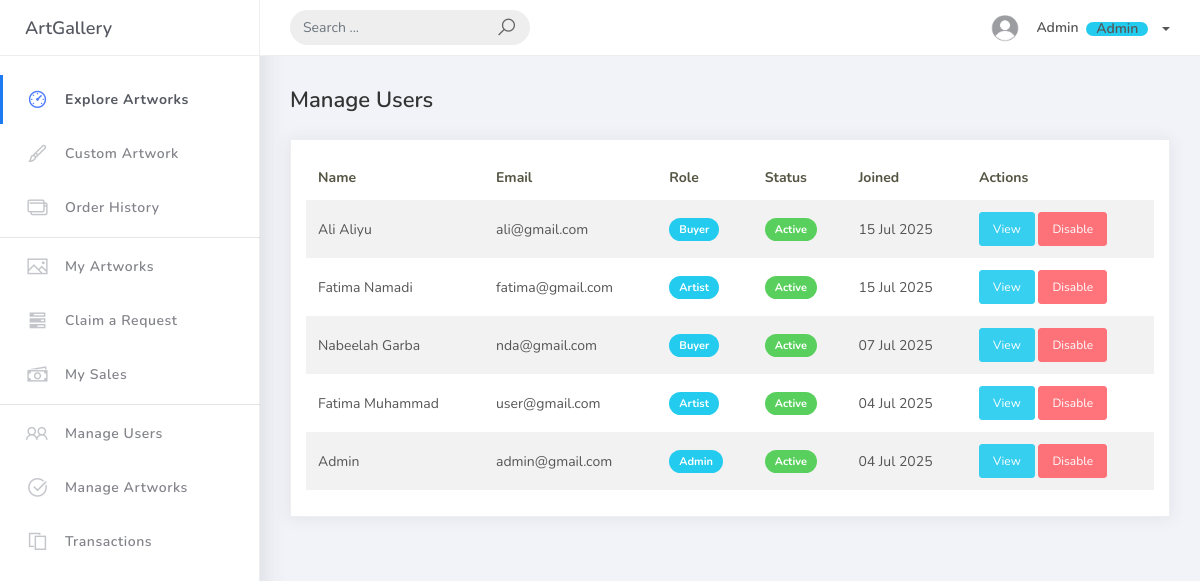
The page /users.php (signed in) on the database its author committed.
### tables this page shows
CREATE TABLE `users` (
  `userID` int NOT NULL,
  `name` varchar(100) NOT NULL,
  `email` varchar(200) NOT NULL,
  `phone` varchar(11) NOT NULL,
  `role` varchar(100) NOT NULL DEFAULT 'Buyer',
  `address` varchar(200) DEFAULT NULL,
  `biography` varchar(500) DEFAULT NULL,
  `profile_photo` varchar(200) DEFAULT NULL,
  `password` varchar(200) NOT NULL,
  `status` int NOT NULL DEFAULT '1',
  `created_at` timestamp(6) NOT NULL DEFAULT CURRENT_TIMESTAMP(6),
  `updated_at` timestamp(6) NOT NULL DEFAULT CURRENT_TIMESTAMP(6)
);

### api/auth.php (called while the page is built, shortened)
<?php
require_once 'db.php';
$user_id = $_SESSION['user_id'];
$stmt = $pdo->prepare("SELECT * FROM users WHERE userID = ?");
$stmt->execute([$user_id]);
$user = $stmt->fetch(PDO::FETCH_ASSOC);
?>

### users.php (the view, shortened to what this page needs)
<?php
require './api/auth.php';
?>
<!DOCTYPE html>
<html>
<head>
    <link rel="stylesheet" href="./assets/css/bootstrap.min.css">
    <link rel="stylesheet" href="./assets/css/ready.css">
    <link rel="stylesheet" href="./assets/css/demo.css">
</head>
<body>
    <div class="wrapper">
        <?php include('components/header.php'); ?>
        <?php include('components/sidebar.php'); ?>
        <div class="main-panel">
            <div class="content">
                <div class="container-fluid">
                    <div class="d-flex justify-content-between align-items-center mb-1">
                        <h4 class="page-title">Manage Users</h4>
                    </div>
                    <div class="card">
                        <div class="card-body">
                        <?php
                            $stmt = $pdo->query("
                                SELECT userID, name, email, role, status, created_at
                                FROM users
                                ORDER BY created_at DESC
                            ");
                            $users = $stmt->fetchAll(PDO::FETCH_ASSOC);
                            $rowsHtml = '';
                            foreach ($users as $user) {
                                $rowsHtml .= '<tr>';
                                $rowsHtml .= '<td>' . htmlspecialchars($user['name']) . '</td>';
                                $rowsHtml .= '<td>' . htmlspecialchars($user['email']) . '</td>';
                                $roleClass = $user['role'] === 'admin' ? 'danger' : 'info';
                                $rowsHtml .= '<td><span class="badge badge-' . $roleClass . '">' . ucfirst($user['role']) . '</span></td>';
                                $statusLabel = $user['status'] == 1 ? 'Active' : 'Inactive';
                                $statusClass = $user['status'] == 1 ? 'success' : 'secondary';
                                $rowsHtml .= '<td><span class="badge badge-' . $statusClass . '">' . $statusLabel . '</span></td>';
                                $rowsHtml .= '<td>' . date('d M Y', strtotime($user['created_at'])) . '</td>';
                                $toggleAction = $user['status'] == 1 ? 'disable' : 'enable';
                                $toggleLabel = $user['status'] == 1 ? 'Disable' : 'Enable';
                                $toggleClass = $user['status'] == 1 ? 'danger' : 'success';
                                $rowsHtml .= '<td>
                                    <a href="view_user.php?id=' . $user['userID'] . '" class="btn btn-sm btn-info">View</a>
                                    <a href="api/users/toggle_user_status.php?id=' . $user['userID'] . '&action=' . $toggleAction . '"
                                    class="btn btn-sm btn-' . $toggleClass . '"
                                    onclick="return confirm(\'Are you sure you want to ' . $toggleLabel . ' this user?\')">'
                                    . $toggleLabel . '</a>
                                </td>';
                                $rowsHtml .= '</tr>';
                            }
                            include('components/table.php');
                        ?>
                        </div>
                    </div>
                </div>
            </div>
        </div>
    </div>
</body>
</html>

### components/header.php (shortened to what this page needs)
<?php require_once './api/auth.php'; ?>
<div class="main-header">
    <div class="logo-header">
        <a href="dashboard.php" class="logo">ArtGallery</a>
    </div>
    <nav class="navbar navbar-header navbar-expand-lg">
        <div class="container-fluid">
            <form class="navbar-left navbar-form nav-search mr-md-3" action="#">
                <div class="input-group">
                    <input type="text" placeholder="Search ..." class="form-control">
                    <div class="input-group-append">
                        <span class="input-group-text">
                            <i class="la la-search search-icon"></i>
                        </span>
                    </div>
                </div>
            </form>
            <ul class="navbar-nav topbar-nav ml-md-auto align-items-center">
                <li class="nav-item dropdown">
                    <a class="dropdown-toggle profile-pic" data-toggle="dropdown" href="#" aria-expanded="false">
                        <img src="<?= htmlspecialchars($user['profile_photo'] ?? './assets/img/profile.jpg') ?>"
                            alt="user-img" width="36" class="img-circle">
                        <span>
                            <?= htmlspecialchars($user['name']) ?>
                            <span class="badge badge-info ml-1">
                                <?= ucfirst($user['role']) ?>
                            </span>
                        </span>
                    </a>
                </li>
            </ul>
        </div>
    </nav>
</div>

### rows shown on the page
users: name "Admin", role "Admin", email "admin@gmail.com", status "Active", created_at "04 Jul 2025", status "Disable"
users: name "Ali Aliyu", email "ali@gmail.com", role "Buyer", status "Active", created_at "15 Jul 2025", status "Disable"
users: name "Fatima Namadi", email "fatima@gmail.com", role "Artist", status "Active", created_at "15 Jul 2025", status "Disable"
users: name "Nabeelah Garba", email "nda@gmail.com", role "Buyer", status "Active", created_at "07 Jul 2025", status "Disable"
users: name "Fatima Muhammad", email "user@gmail.com", role "Artist", status "Active", created_at "04 Jul 2025", status "Disable"

### other values the page prints
$header "Name"
$header "Email"
$header "Role"
$header "Status"
$header "Joined"
$header "Actions"
